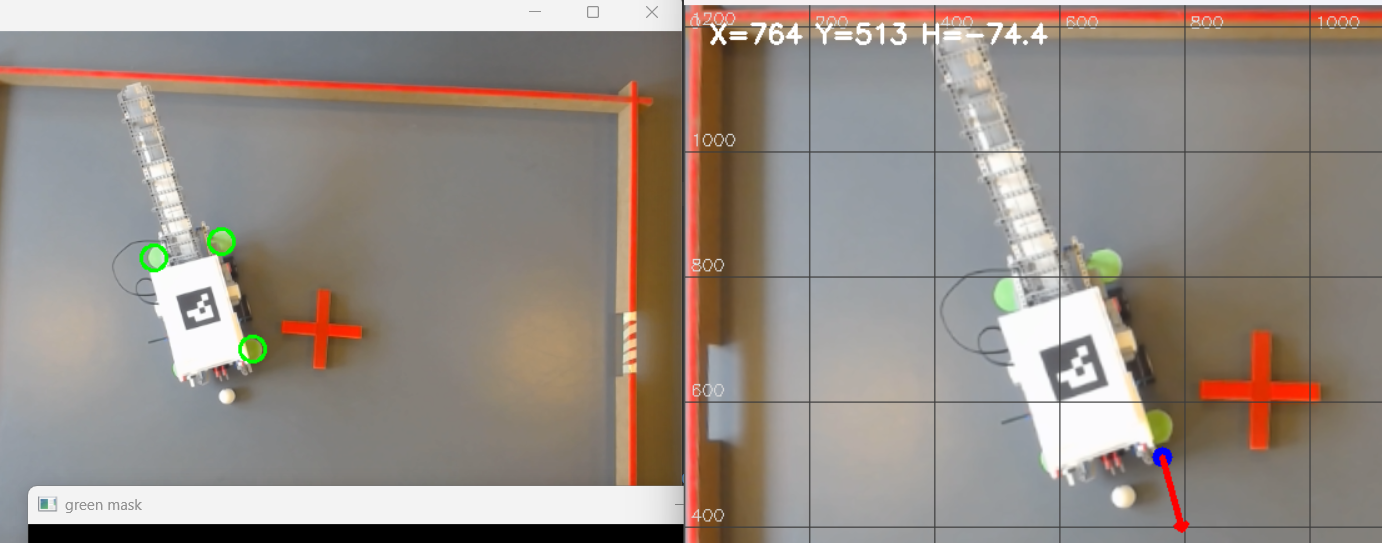
#> input picture 2cornertest.png, 1382 x 543 px, given in place of the camera
$ python edges.py
#> lines starting #> are read from the running program, lines starting #| are printed output that depends on the picture; after the words box and inside, x2 and y2 are one past the last pixel; in counts of white or black regions, pixels touching at a corner belong together
import numpy as np
import cv2
import math

# =====================================================
# KAMERA
# =====================================================
cap = cv2.VideoCapture(0, cv2.CAP_DSHOW)
cap.set(cv2.CAP_PROP_FRAME_WIDTH, 1280)
cap.set(cv2.CAP_PROP_FRAME_HEIGHT, 720)

cv2.namedWindow("camera", cv2.WINDOW_NORMAL)
cv2.namedWindow("edges_clean", cv2.WINDOW_NORMAL)
cv2.namedWindow("detected_balls", cv2.WINDOW_NORMAL)
cv2.resizeWindow("detected_balls", 1280, 720)

# =====================================================
# EDGE / PREPROCESS
# =====================================================
CANNY_LOW = 50
CANNY_HIGH = 150
LINE_KERNEL_LEN = 25
THICKEN_KERNEL = (3, 3)

clahe = cv2.createCLAHE(clipLimit=2.2, tileGridSize=(8, 8))

# =====================================================
# GEOMETRI
# =====================================================
RADIUS = 8
RING_THICK = 1
STEP = 2
COVER_REQ = 0.30
SKIP_RADIUS = 6

# =====================================================
# FARVE (ROBUST HSV)
# =====================================================
# ORANGE (klar + bleg)
ORANGE_H_MIN = 12
ORANGE_H_MAX = 26
ORANGE_S_STRONG = 110
ORANGE_S_WEAK = 50
ORANGE_V_MIN = 80

ORANGE_OVERRIDE_RATIO = 0.10  # 15 %


# HVID (mere tolerant)
WHITE_S_MAX = 110
WHITE_V_MIN = 130

COLOR_COVER_REQ = 0.60

# =====================================================
# HJÆLPEFUNKTIONER
# =====================================================
def make_ring_offsets(r, thick):
#> called with r = 8, thick = 1
    offs = []
    rr = r + thick
    for dy in range(-rr, rr + 1):
        for dx in range(-rr, rr + 1):
            if abs(math.hypot(dx, dy) - r) <= thick:
                offs.append((dx, dy))
    return (
        np.array([o[0] for o in offs], np.int16),
        np.array([o[1] for o in offs], np.int16)
    )


def make_disk_offsets(r):
#> called with r = 6
    offs = []
    for dy in range(-r, r + 1):
        for dx in range(-r, r + 1):
            if dx * dx + dy * dy <= r * r:
                offs.append((dx, dy))
    return (
        np.array([o[0] for o in offs], np.int16),
        np.array([o[1] for o in offs], np.int16)
    )


ring_dx, ring_dy = make_ring_offsets(RADIUS, RING_THICK)
skip_dx, skip_dy = make_disk_offsets(SKIP_RADIUS)

# =====================================================
# MAIN LOOP
# =====================================================
while True:
    ret, frame = cap.read()
#> frame is the input picture: shape (543, 1382, 3); mean B, G, R 132.9, 140.7, 150.6
    if not ret:
        break

    # -----------------------------
    # EDGE PIPELINE
    # -----------------------------
    hsv = cv2.cvtColor(frame, cv2.COLOR_BGR2HSV)
#> hsv: shape (543, 1382, 3); mean H, S, V 45.5, 38.9, 153.5
    v_chan = hsv[:, :, 2]
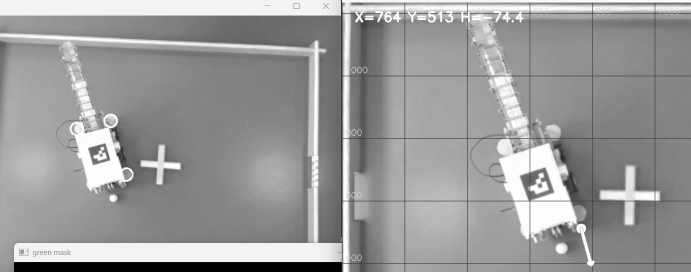
#> v_chan: shape (543, 1382) (shown at 1/2 size); min 0, max 255, mean 153.5
    v_contrast = clahe.apply(v_chan)

    blur = cv2.GaussianBlur(
        cv2.medianBlur(v_contrast, 7),
        (9, 9),
        1.0
    )
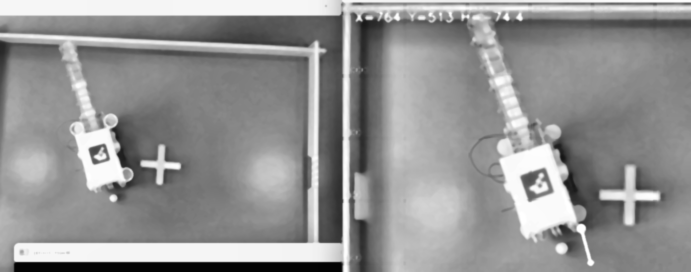
#> blur: shape (543, 1382) (shown at 1/2 size); min 2, max 255, mean 146.9

    edges = cv2.Canny(blur, CANNY_LOW, CANNY_HIGH)
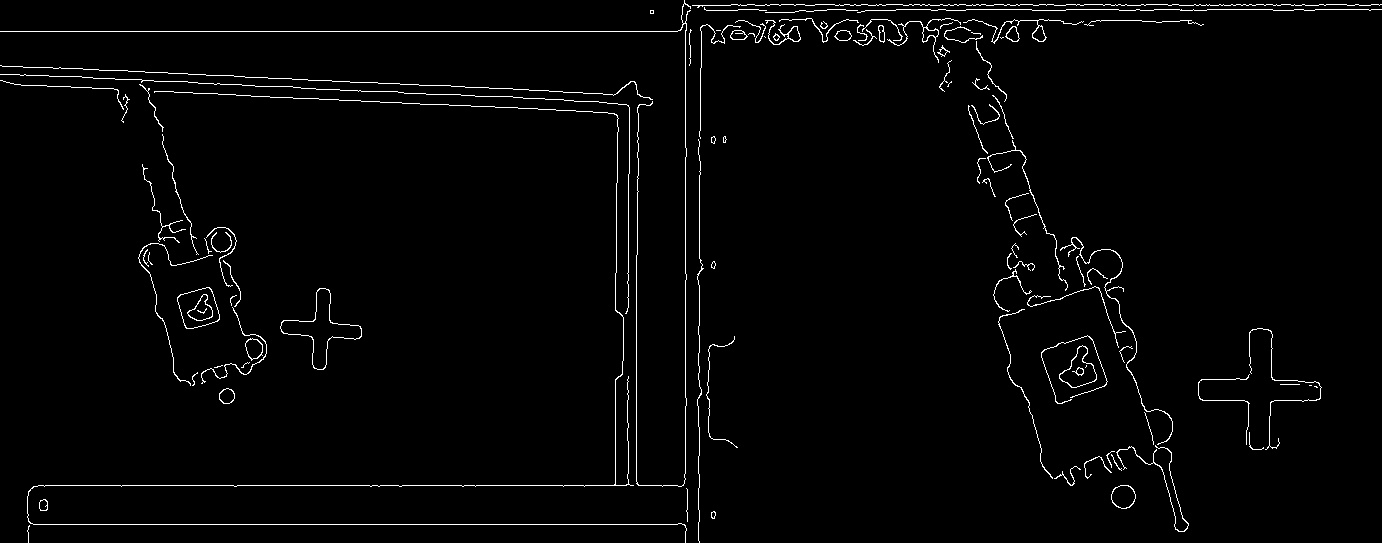
#> edges: shape (543, 1382); 2% white in thin lines or dots

    k_h = cv2.getStructuringElement(cv2.MORPH_RECT, (LINE_KERNEL_LEN, 1))
    k_v = cv2.getStructuringElement(cv2.MORPH_RECT, (1, LINE_KERNEL_LEN))
    edges = cv2.subtract(edges, cv2.morphologyEx(edges, cv2.MORPH_OPEN, k_h))
#> edges: shape (543, 1382); 1.6% white in thin lines or dots
    edges = cv2.subtract(edges, cv2.morphologyEx(edges, cv2.MORPH_OPEN, k_v))
#> edges: shape (543, 1382); 1.4% white in thin lines or dots

    edges_clean = cv2.dilate(
        edges,
        cv2.getStructuringElement(cv2.MORPH_ELLIPSE, THICKEN_KERNEL),
        iterations=1
    )
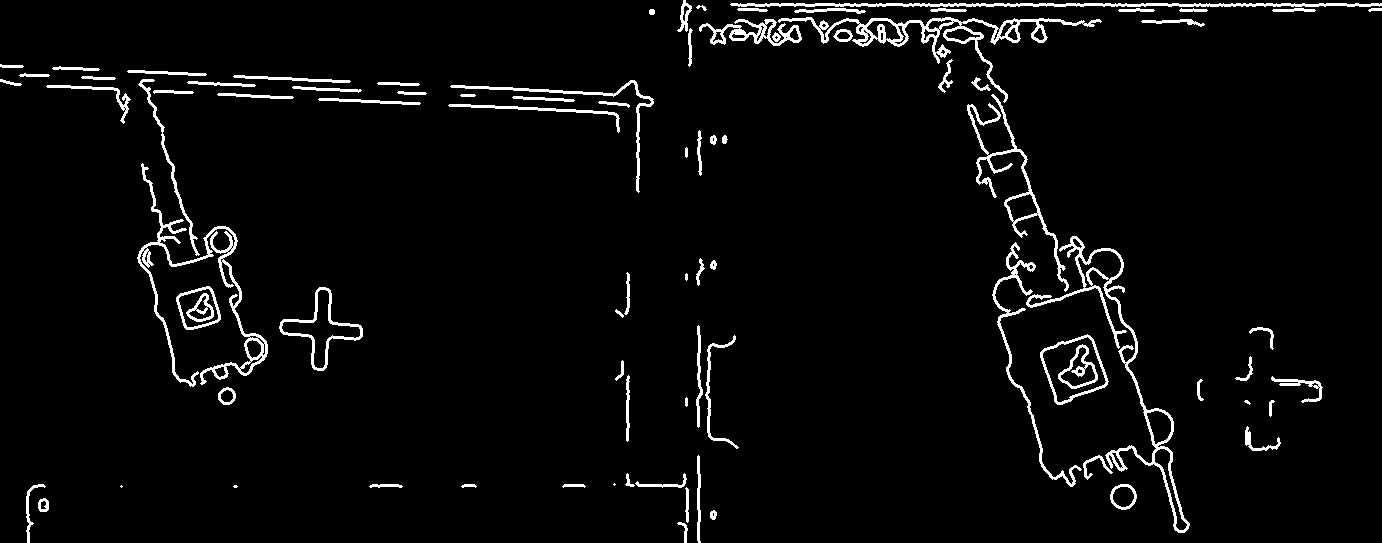
#> edges_clean: shape (543, 1382); 3.8% white; 87 white regions (4 under 20 px), largest, box (x1, y1, x2, y2) and area: (1026, 236, 1190, 533) 2992, (778, 17, 1102, 103) 2958, (137, 163, 268, 387) 2862

    H, W = edges_clean.shape
    vis = frame.copy()
    skip_mask = np.zeros((H, W), dtype=bool)

    # -----------------------------
    # RING-SCAN + FARVE
    # -----------------------------
    for y in range(0, H, STEP):
        for x in range(0, W, STEP):

            if skip_mask[y, x]:
                continue
            if edges_clean[y, x] != 0:
                continue

            xs = x + ring_dx
            ys = y + ring_dy
            inside = (xs >= 0) & (xs < W) & (ys >= 0) & (ys < H)
            xs, ys = xs[inside], ys[inside]

            if xs.size == 0:
                continue

            coverage = np.count_nonzero(edges_clean[ys, xs]) / xs.size
            if coverage < COVER_REQ:
                continue

            # -----------------------------
            # FARVEANALYSE
            # -----------------------------
            r_inner = RADIUS - 2
            x0, x1 = max(0, x - r_inner), min(W, x + r_inner + 1)
            y0, y1 = max(0, y - r_inner), min(H, y + r_inner + 1)

            roi = frame[y0:y1, x0:x1]
            if roi.size == 0:
                continue

            roi_hsv = cv2.cvtColor(roi, cv2.COLOR_BGR2HSV)
            yy, xx = np.ogrid[:roi.shape[0], :roi.shape[1]]
            cy, cx = y - y0, x - x0
            circle_mask = (xx - cx)**2 + (yy - cy)**2 <= r_inner*r_inner

            Hc = roi_hsv[..., 0][circle_mask]
            Sc = roi_hsv[..., 1][circle_mask]
            Vc = roi_hsv[..., 2][circle_mask]

            if Hc.size < 20:
                continue

            # ---------- ORANGE ----------
            orange_strong = (
                (Hc >= ORANGE_H_MIN) &
                (Hc <= ORANGE_H_MAX) &
                (Sc >= ORANGE_S_STRONG)
            )

            orange_weak = (
                (Hc >= ORANGE_H_MIN) &
                (Hc <= ORANGE_H_MAX) &
                (Sc >= ORANGE_S_WEAK) &
                (Vc >= ORANGE_V_MIN)
            )

            orange_ratio = np.mean(orange_strong | orange_weak)

            # ---------- WHITE ----------
            white_mask = (
                (Sc <= WHITE_S_MAX) |
                (Vc >= WHITE_V_MIN)
            )
            white_ratio = np.mean(white_mask)

            if orange_ratio >= COLOR_COVER_REQ:
                label = "ORANGE"
                draw_color = (0, 165, 255)

            elif white_ratio >= COLOR_COVER_REQ:
                # 🔑 override: hvid → orange hvis der er nok orange-nuancer
                if orange_ratio >= ORANGE_OVERRIDE_RATIO:
                    label = "ORANGE"
                    draw_color = (0, 165, 255)
                else:
                    label = "WHITE"
                    draw_color = (255, 255, 255)
            else:
                continue


            # -----------------------------
            # VISUALISERING
            # -----------------------------
            cv2.circle(vis, (x, y), RADIUS, draw_color, 2)
            cv2.putText(
                vis,
                label,
                (x + 6, y - 6),
                cv2.FONT_HERSHEY_SIMPLEX,
                0.5,
                (0, 255, 255),
                1,
                cv2.LINE_AA
            )

            # skip-område (performance + stabilitet)
            sx = x + skip_dx
            sy = y + skip_dy
            inside2 = (sx >= 0) & (sx < W) & (sy >= 0) & (sy < H)
            skip_mask[sy[inside2], sx[inside2]] = True
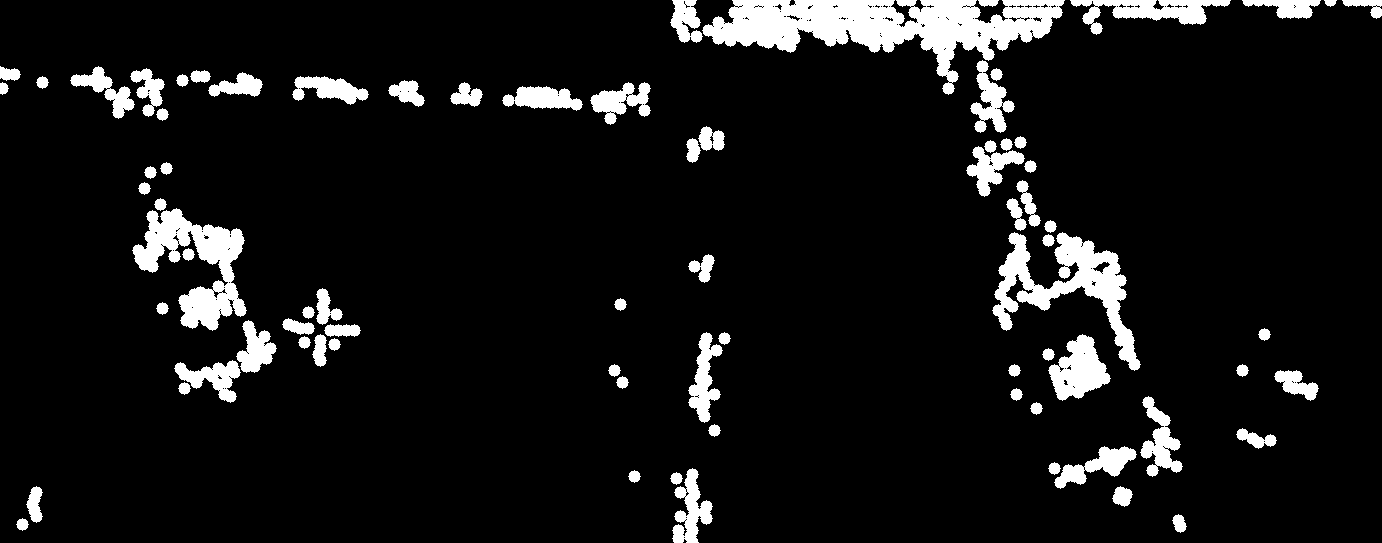
#> skip_mask: shape (543, 1382) bool; 8.4% white; 78 white regions, largest, box (x1, y1, x2, y2) and area: (702, 0, 1065, 95) 14490, (992, 232, 1141, 371) 6510, (132, 208, 247, 331) 6037
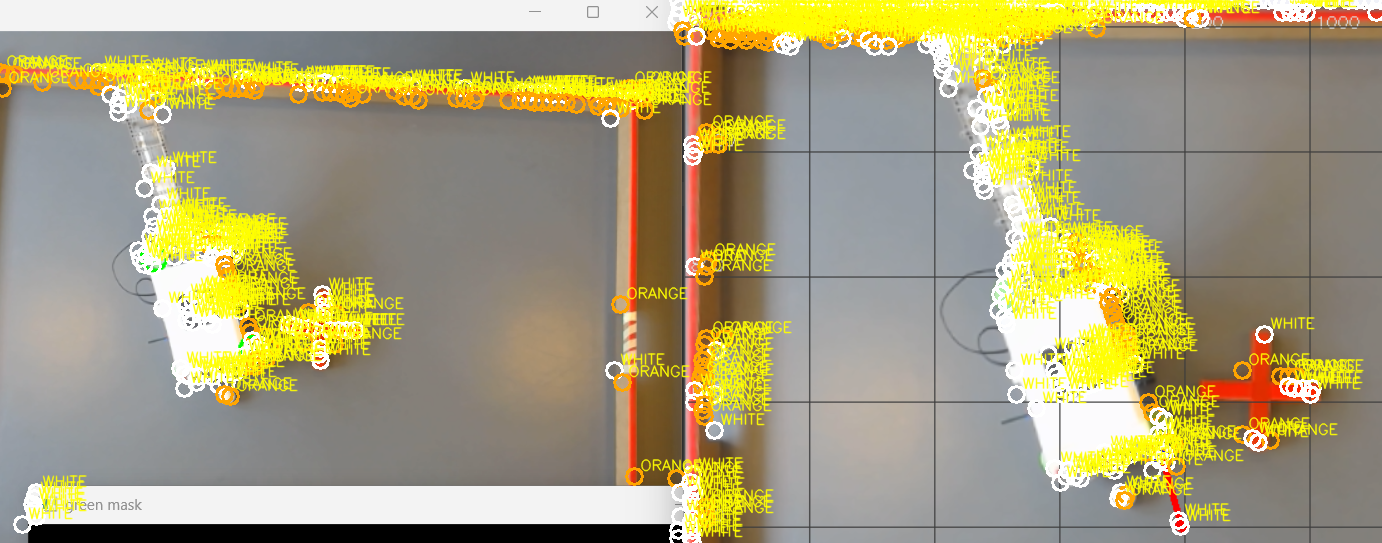
#> vis: shape (543, 1382, 3); mean B, G, R 122.6, 157.9, 165.7

    # -----------------------------
    # VISNING
    # -----------------------------
    cv2.imshow("camera", frame)
    cv2.imshow("edges_clean", edges_clean)
    cv2.imshow("detected_balls", vis)

    if cv2.waitKey(1) & 0xFF == 27:
#> (key Esc is pressed here)
        break

cap.release()
cv2.destroyAllWindows()

$ run again, on ball_next_to_wall.png
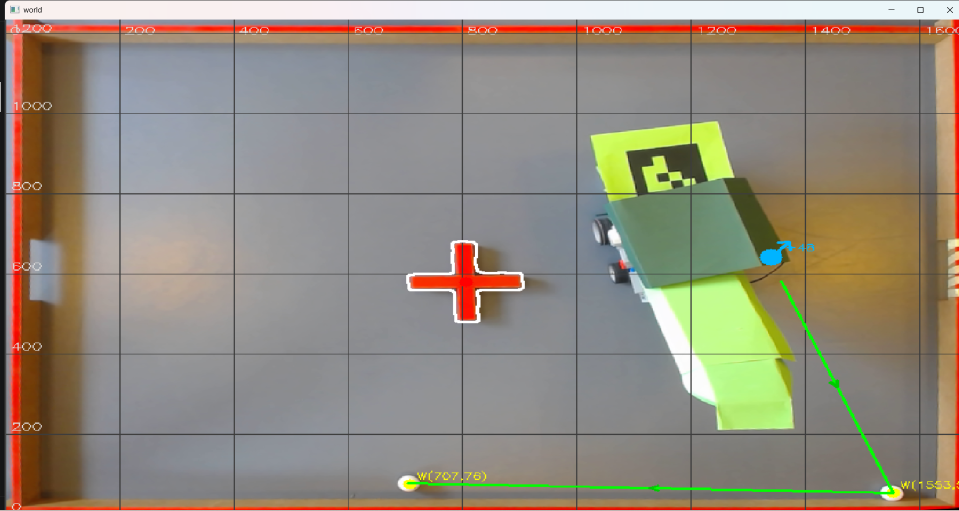
#> input picture ball_next_to_wall.png, 1918 x 1021 px, given in place of the camera (shown at 1/2 size)
#> frame is the input picture: shape (1021, 1918, 3); mean B, G, R 124.3, 138.4, 146.6
#> hsv: shape (1021, 1918, 3); mean H, S, V 58.9, 51.1, 154
#> `edges = cv2.Canny(blur, CANNY_LOW, CANNY_HIGH)`:
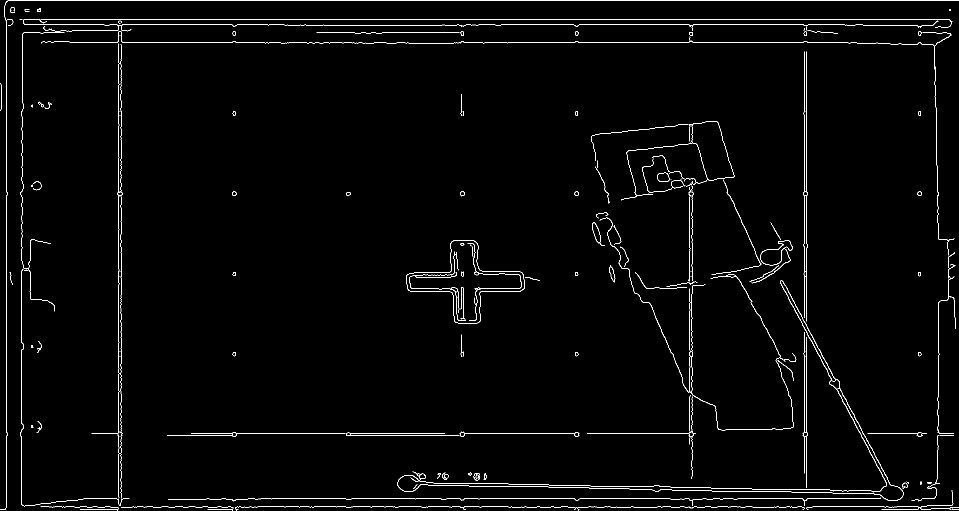
#> edges: shape (1021, 1918) (shown at 1/2 size); 1.7% white in thin lines or dots
#> edges_clean: shape (1021, 1918); 2.4% white; 221 white regions (36 under 20 px), largest, box (x1, y1, x2, y2) and area: (1181, 241, 1587, 568) 6621, (1559, 560, 1819, 1003) 3562, (1198, 434, 1452, 959) 3062
#> after the loop `for y in range(0, H, STEP):`:
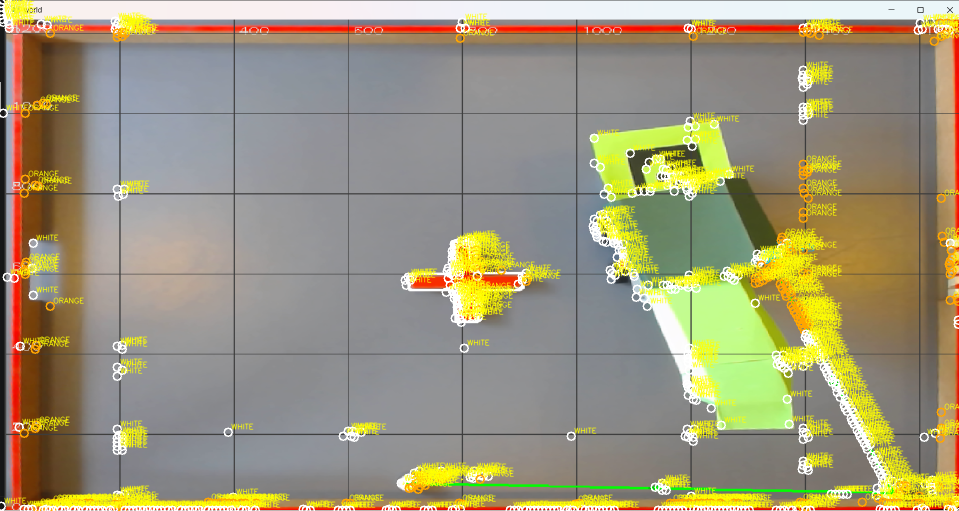
#> vis: shape (1021, 1918, 3) (shown at 1/2 size); 11.81% of pixels changed, all inside (x1, y1, x2, y2) = (0, 0, 1918, 1021)

$ run again, on cornertest.png
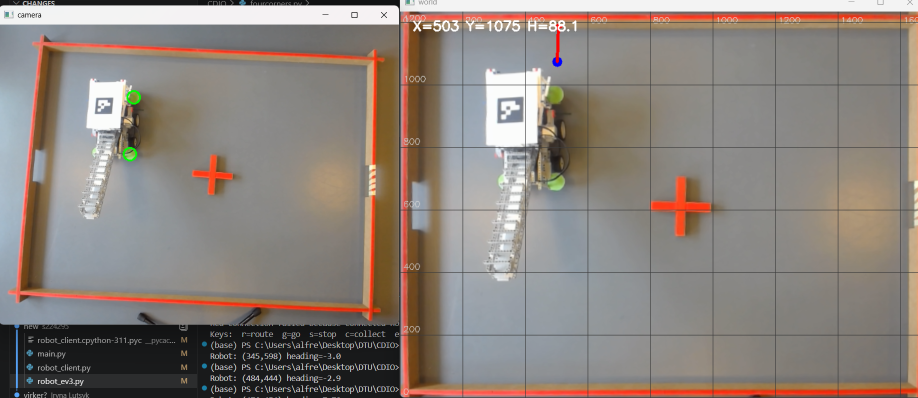
#> input picture cornertest.png, 1836 x 796 px, given in place of the camera (shown at 1/2 size)
#> frame is the input picture: shape (796, 1836, 3); mean B, G, R 123.1, 129.8, 139.4
#> hsv: shape (796, 1836, 3); mean H, S, V 47.9, 38.3, 142.8
#> `edges = cv2.Canny(blur, CANNY_LOW, CANNY_HIGH)`:
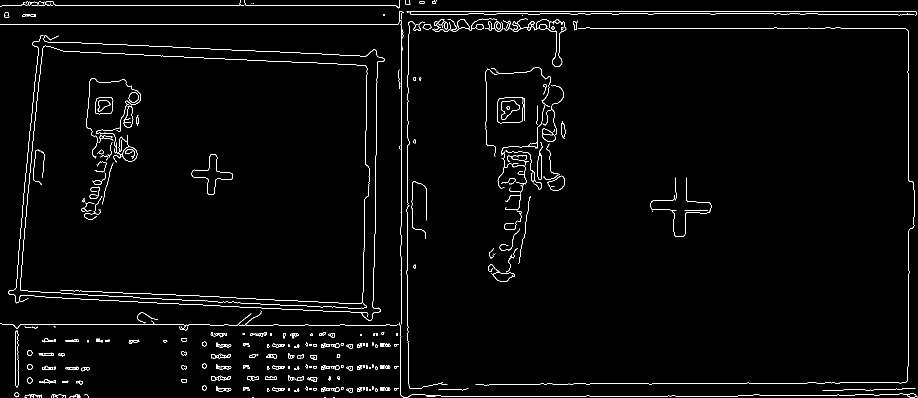
#> edges: shape (796, 1836) (shown at 1/2 size); 2% white in thin lines or dots
#> edges_clean: shape (796, 1836); 4% white; 283 white regions (20 under 20 px), largest, box (x1, y1, x2, y2) and area: (172, 156, 283, 326) 3271, (863, 36, 1134, 70) 3108, (15, 69, 373, 610) 2996
#> after the loop `for y in range(0, H, STEP):`:
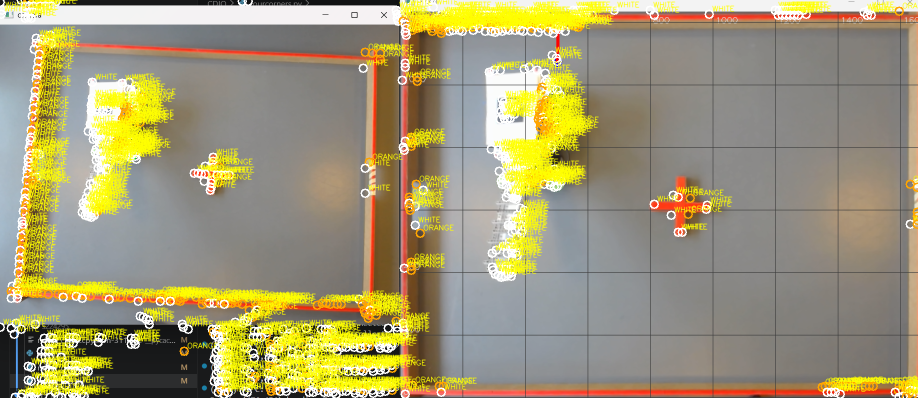
#> vis: shape (796, 1836, 3) (shown at 1/2 size); 19.56% of pixels changed, all inside (x1, y1, x2, y2) = (0, 0, 1836, 796)
